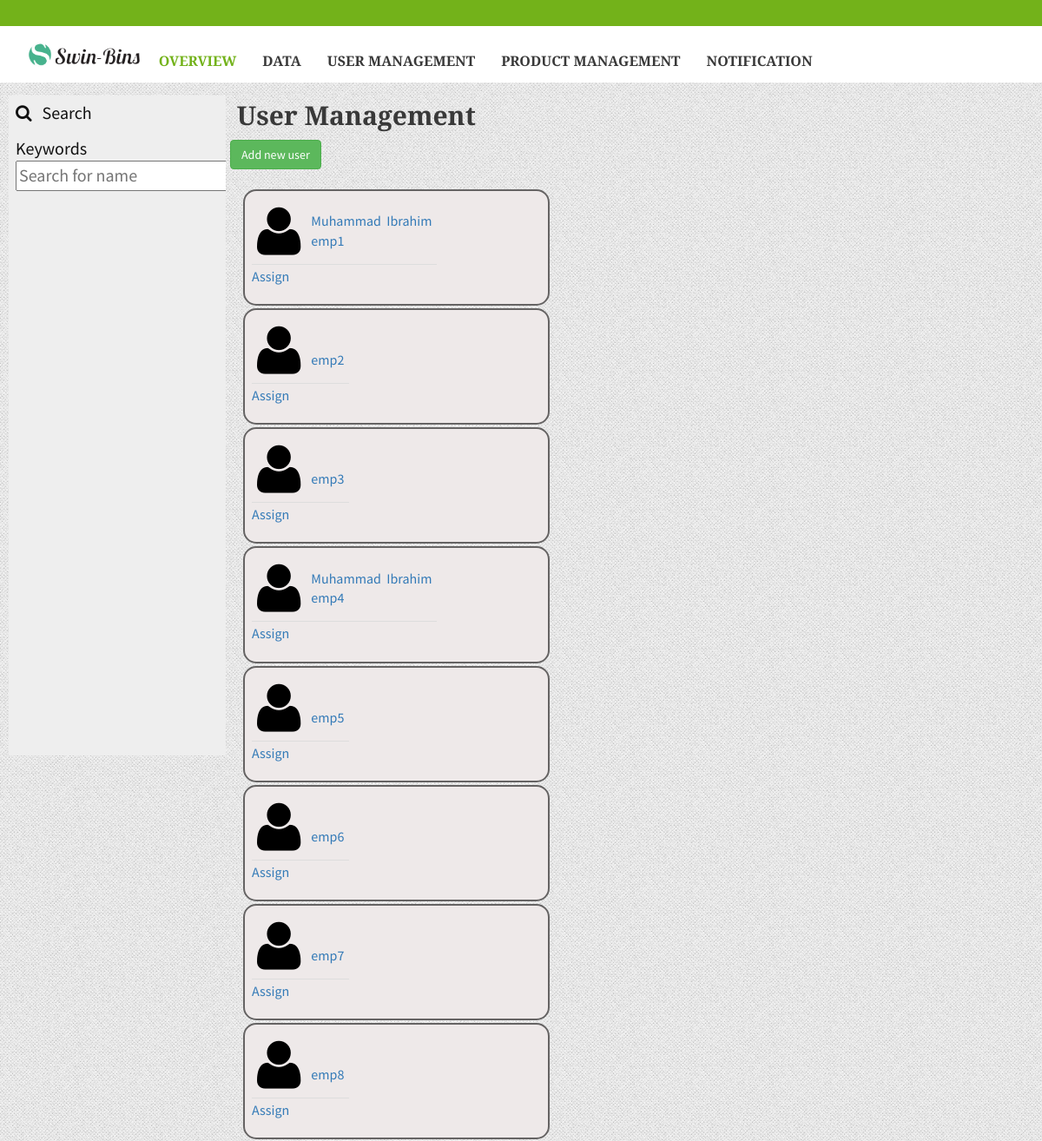
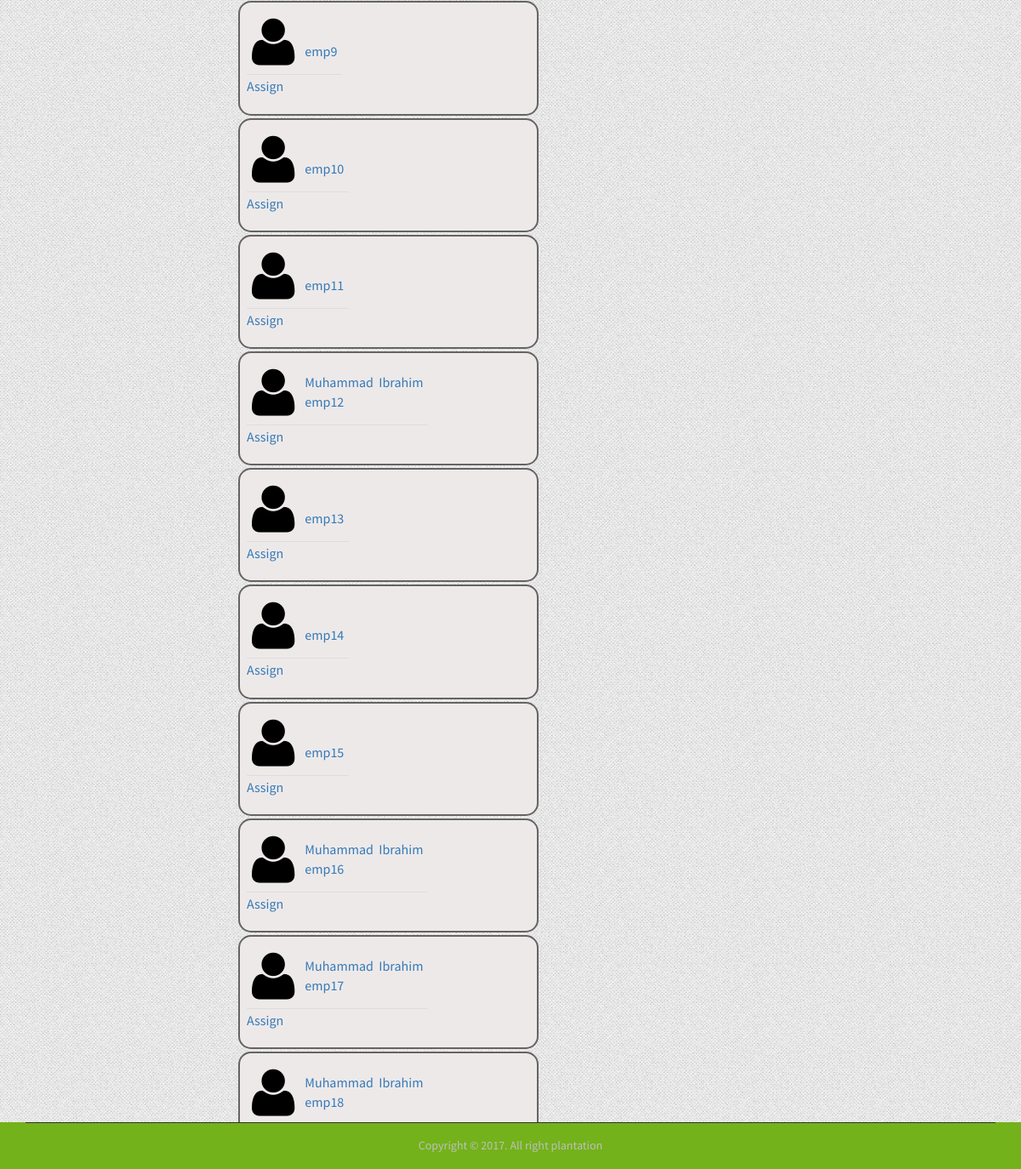
The page /users.php on the database its author committed (2 pictures, top to bottom).
### tables this page shows
CREATE TABLE `employees` (
  `empid` int(8) NOT NULL,
  `firstname` varchar(64) NOT NULL,
  `lastname` varchar(64) NOT NULL,
  `email` varchar(64) NOT NULL,
  `phone` varchar(64) NOT NULL,
  `latitude` float(10,6) NOT NULL,
  `longitude` float(10,6) NOT NULL,
  `is_active` tinyint(4) NOT NULL
);

### users.php (the view, shortened to what this page needs)
<!DOCTYPE html>
<html lang="en">
<head>
    <link href="assets/css/font-awesome.min.css" rel="stylesheet">
    <link href="assets/css/flaticon.css" rel="stylesheet">
    <link href="assets/css/bootstrap.min.css" rel="stylesheet">
    <link href="assets/css/animate.css" rel="stylesheet">
    <link href="assets/css/owl.carousel.css" rel="stylesheet">
    <link href="assets/css/owl.theme.css" rel="stylesheet">
    <link href="assets/css/slick.css" rel="stylesheet">
    <link href="assets/css/slick-theme.css" rel="stylesheet">
    <link href="assets/css/owl.transitions.css" rel="stylesheet">
    <link href="assets/css/jquery.fancybox.css" rel="stylesheet">
    <link href="assets/css/magnific-popup.css" rel="stylesheet">
    <link href="assets/datatables/dataTables.min.css" rel="stylesheet" type="text/css" />
    <link href="assets/css/style.css" rel="stylesheet">
    <link href="assets/css/main.css" rel="stylesheet">
      <link rel="stylesheet" href="//code.jquery.com/ui/1.12.1/themes/base/jquery-ui.css">
</head>
<body>
    <div class="page-wrapper">
        <header class="site-header header-style-3 sticky-s1">
            <div class="topbar">
                <div class="upper-topbar">
                </div>
            </div>
            <nav class="navigation navbar navbar-default">
                <div class="container">
                    <div class="navbar-header">
                        <a class="logo" href="#"><img src="assets/images/logo.png" height="35"></a>
                    </div>
                    <div id="navbar" class="navbar-collapse collapse navbar-left navigation-holder">
                        <ul class="nav navbar-nav">
                            <li class="menu-item-has-children current-menu-ancestor">
                                <a href="index.php">Overview</a>
                            </li>
                            <li class="menu-item-has-children">
                                <a href="#">Data</a>
                            </li>
                            <li class="menu-item-has-children">
                                <a href="#">User Management</a>
                            </li>
                            <li class="menu-item-has-children">
                                <a href="#">Product Management</a>
                            </li>
                        </ul>
                        <ul class="nav navbar-nav navbar-right">
        <li class="dropdown">
          <a href="#" class="dropdown-toggle" data-toggle="dropdown" role="button" aria-haspopup="true" aria-expanded="false">Notification &nbsp; <span class="label label-pill label-danger count" style="border-radius:10px;"></a>
        </li>
      </ul>
                    </div>
                </div>
            </nav>
        </header>
<div class="page-content">
<div id="mySidenav" class="sidenav">
  <a ><i class="fa fa-search" aria-hidden="true"></i> &nbsp; Search</a>
    <a> Keywords <input type="text" id="myInput" onkeyup="myFunction()" placeholder="Search for name">
<br><br> </a>
</div>
        <section class="testimonials-section-s2">
            <div class="container-fluid">
                        <div class="row">
                            <div class="col-lg-12 col-md-12 col-sm-12 col-xs-12">
                                <div class="card">
                                    <div class="card-header">
                                        <h2> &nbsp;User Management</h2>
                                    </div>
                               <button class="btn btn-success " data-toggle="modal" data-target="#myModalNorm">
    Add new user
</button><br> <br>
        <div class="container-fluid">
        <div class ="row">
            <div class="col-lg-5 col-md-3 col-sm-3 col-xs-3">
            <div id="list">
                           <ul id="myUL1">
         <?php
                include_once("connection.php");
                $query  = "SELECT * FROM employees";
                $result = mysqli_query($connection, $query);
                while($row = mysqli_fetch_array($result))
                {
                $id = $row['empid'];
                $firstname = $row['firstname'];
                $lastname = $row['lastname'];
                ?>
            <li>
                <table class="list">
                    <td class="icon"><i class="fa fa-user fa-4x" aria-hidden="true"></i></td>
                        <td> <a href="#"><?php echo $firstname; ?>&nbsp; <?php echo $lastname;?> <br><?php ?>emp<?php echo $id; ?></a></td>
                </table>
                <p style="float:right;"><a href="assign.php?id=<?php echo $id ?>"><p> Assign </p></a>
            </li>
            <?php } ?>
             </ul>
             </div>
        </div>
      </div>
     </div>
                </div>
                            </div></div></div>
    </section>
</div>
        <section class="site-footer">
            <div class="copyright-area">
                <div class="container">
                    <div class="row">
                        <div class="col col-xs-12">
                            <div class="copyright-text">
                                <p>Copyright &copy; 2017. All right plantation</p>
                            </div>
                        </div>
                    </div>
                </div>
            </div>
        </section>
    </div>
</body>
</html>

### assets/css/main.css (style rules this page uses)
html { height: 100%; }
body { min-height:100%; position:relative; padding-bottom:[footer-height] }
.site-footer { position: absolute; left: 0 ; right: 0; bottom: 0; height:[footer-height] }
.sidenav { top: 60px; left: 10px; width: 250px; height: 760px; position: absolute; margin-top: 50px; z-index: 1; background-color: #EEEEEE; overflow-x: hidden; transition: 0.5s; }
.sidenav a { padding: 6px 6px 6px 32px; width: 100% text-decoration: none; font-size: 20px; color: #111111; display: block; transition: 0.3s; padding-left: 8px; }
td { padding: 6px; border-bottom: 1px solid #ddd; }

### users.php (style rules this page uses)
ul { padding:0px; margin: 0px; }
#list li { margin: 0 0 3px; padding:8px; background-color:#eee9e9; color:#000000; border:2px solid #656363; border-radius: 15px; list-style: none; }

### rows shown on the page
employees: firstname "Muhammad", lastname "Ibrahim", empid "1"
employees: empid "2"
employees: empid "3"
employees: firstname "Muhammad", lastname "Ibrahim", empid "4"
employees: empid "5"
employees: empid "6"
employees: empid "7"
employees: empid "8"
employees: empid "9"
employees: empid "10"
employees: empid "11"
employees: firstname "Muhammad", lastname "Ibrahim", empid "12"
employees: empid "13"
employees: empid "14"
employees: empid "15"
employees: firstname "Muhammad", lastname "Ibrahim", empid "16"
employees: firstname "Muhammad", lastname "Ibrahim", empid "17"
employees: firstname "Muhammad", lastname "Ibrahim", empid "18"
